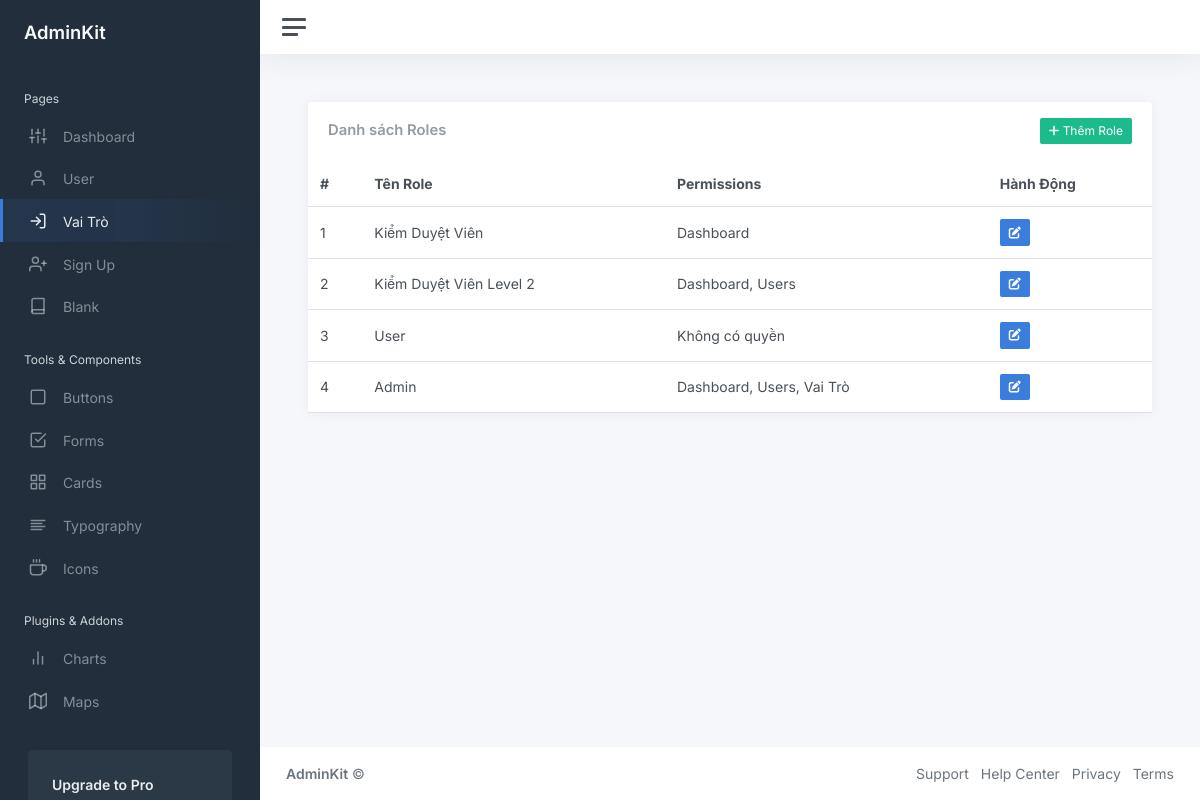
Page /admin/roles (signed in) on the committed database.
### models.py (models this page shows)
class Role(db.Model):
    __tablename__ = 'roles'
    id = db.Column(db.Integer, primary_key=True, autoincrement=True)
    name = db.Column(db.String(50), nullable=False, unique=True)
    permissions = db.Column(db.JSON, nullable=False, default=[])  # Lưu trữ danh sách quyền

### routes/admin.py (the view)
@admin_bp.route('/roles', methods=['GET'])
def get_roles():
    if check_admin() == False:
        return redirect('/admin/login')
    roles = Role.query.all()
    return render_template('admin/roles.html', roles=roles)

### routes/admin.py (called while the page is built)
def check_admin():
    if session.get('logged_in') and session.get('role') == "Admin":
        return True
    return False

### templates/admin/roles.html
{% extends "admin/layout.html" %}
{% block content %}
<link rel="stylesheet" href="https://cdnjs.cloudflare.com/ajax/libs/font-awesome/6.0.0/css/all.min.css">
<div class="row justify-content-center">
    <div class="col-12">
        <div class="card flex-fill">
            <div class="card-header d-flex justify-content-between align-items-center">
                <h5 class="card-title mb-0">Danh sách Roles</h5>
                <a href="/admin/roles/add" class="btn btn-success btn-sm">
                    <i class="fas fa-plus"></i> Thêm Role
                </a>
            </div>
            <table class="table table-hover my-0">
                <thead>
                    <tr>
                        <th>#</th>
                        <th>Tên Role</th>
                        <th class="d-none d-md-table-cell">Permissions</th>
                        <th>Hành Động</th>
                    </tr>
                </thead>
                <tbody>
                    {% for role in roles %}
                    <tr>
                        <td>{{ loop.index }}</td>
                        <td>{{ role.name }}</td>
                        <td class="d-none d-md-table-cell">
                            {% if role.permissions %}
                                {{ role.permissions | join(', ') }}
                            {% else %}
                                Không có quyền
                            {% endif %}
                        </td>
                        <td>
                            <div class="btn-group">
                                <a href="/admin/{{ role.id }}/edit-role" class="btn btn-sm btn-primary" title="Chỉnh Sửa">
                                    <i class="fas fa-edit"></i>
                                </a>
                            </div>
                        </td>
                    </tr>
                    {% endfor %}
                </tbody>
            </table>
        </div>
    </div>
</div>
{% endblock %}

### rows in the picture
Role: name "Kiểm Duyệt Viên", permissions "Dashboard"
Role: name "Kiểm Duyệt Viên Level 2", permissions "Dashboard, Users"
Role: name "User", permissions "Không có quyền"
Role: name "Admin", permissions "Dashboard, Users, Vai Trò"
